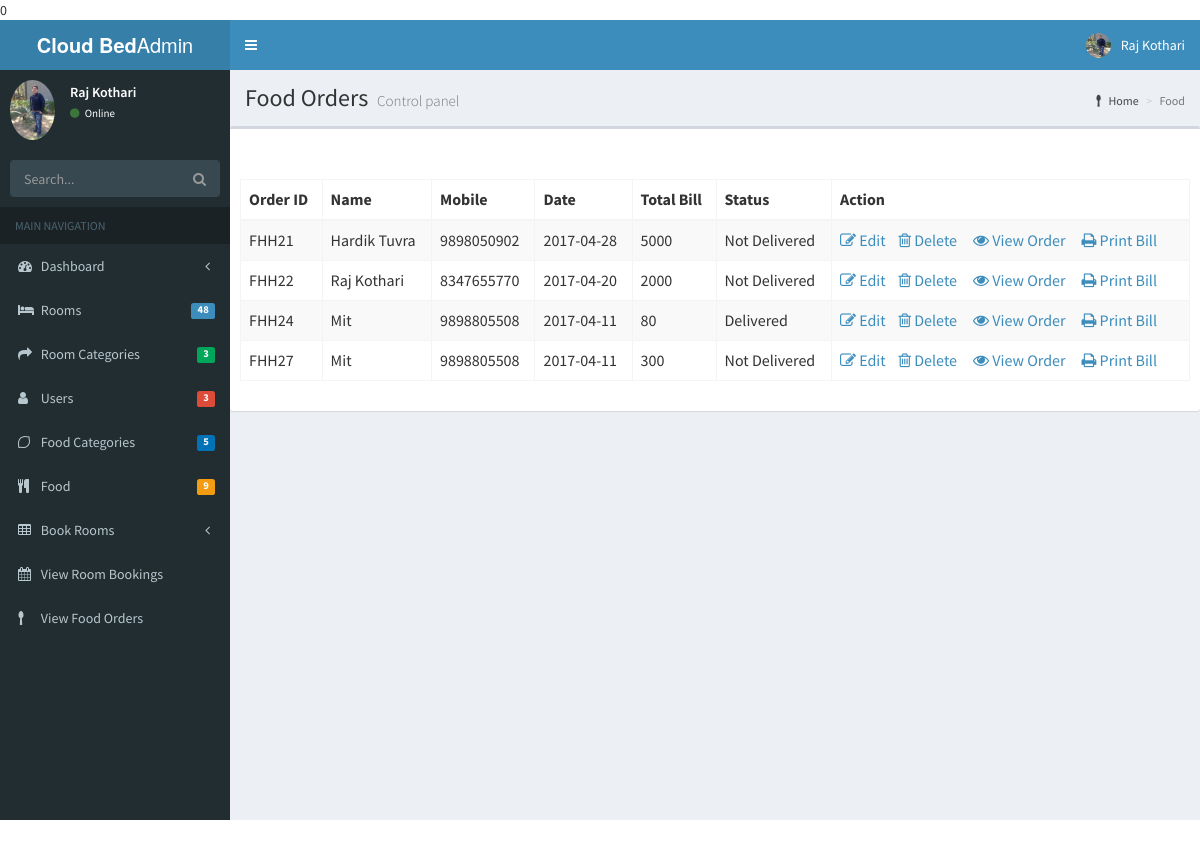
The page /Hotely/admin/admin/vieworders.php on the database its author committed.
### tables this page shows
CREATE TABLE IF NOT EXISTS `ord` (
  `orderid` bigint(10) NOT NULL AUTO_INCREMENT,
  `userid` bigint(10) NOT NULL,
  `date` date NOT NULL,
  `totalbill` bigint(10) NOT NULL,
  `status` int(11) NOT NULL,
  PRIMARY KEY (`orderid`)
);

CREATE TABLE IF NOT EXISTS `user` (
  `uid` int(11) NOT NULL AUTO_INCREMENT,
  `uname` varchar(10) NOT NULL,
  `password` varchar(50) NOT NULL,
  `name` varchar(20) NOT NULL,
  `email` varchar(30) NOT NULL,
  `mobileno` bigint(10) NOT NULL,
  `accstatus` tinyint(1) NOT NULL,
  `city` varchar(100) NOT NULL,
  PRIMARY KEY (`uid`)
);

### Hotely/admin/admin/vieworders.php (the view, shortened to what this page needs)
<?php include('header.php'); ?>
  <div class="content-wrapper">
    <section class="content-header">
      <h1>
        Food Orders
        <small>Control panel</small>
      </h1>
      <ol class="breadcrumb">
        <li><a href="#"><i class="fa fa-spoon"></i> Home</a></li>
        <li class="active">Food</li>
      </ol>
    </section>
    <section class="content">
      <div class="row">
      <div class="box">
            <div class="box-header">
            </div>
            <div class="box-body">
<div id="results"><br>
            <table id="example1" class="table table-bordered table-striped">
                <thead>
                <tr>
                  <th>Order ID</th>
                  <th>Name</th>
                  <th>Mobile</th>
				  <th> Date </th>
				  <th> Total Bill </th>
				  <th> Status </th>
				<th>Action</th>
                </tr>
                </thead>
				<tbody>
                <?php
			$sql="select * from ord";
			$result=mysql_query($sql);
			while($row=mysql_fetch_array($result))
			{
			?>
				<tr>
                  <td><?php echo "FHH".$row['orderid']; ?></td>
                    <?php
					$temp=$row['userid'];
			$sql1="select * from user where `uid`='$temp'";
			$result1=mysql_query($sql1);
			$row1=mysql_fetch_array($result1);
			?>
				  <td><?php echo $row1['name']; ?>
                  </td>
                  <td><?php echo $row1['mobileno']; ?></td>
				  <td><?php echo $row['date']; ?></td>
				  <td><?php echo $row['totalbill']; ?></td>
				  <td><?php if($row['status']){$temp="Delivered";} else {$temp="Not Delivered";}echo $temp; ?></td>
                  <td> <a href="editorder.php?id=<?php echo $row['orderid']; ?>&name=<?php echo $row1['name']; ?>"><i class="fa fa-pencil-square-o"></i> Edit</a>&nbsp;&nbsp;&nbsp;&nbsp;<a href="deleteorder.php?i3=<?php echo $row['orderid']; ?>"><i class="fa fa-trash-o"></i> Delete</a> &nbsp;&nbsp;&nbsp;&nbsp;<a href="vieworderdetail.php?i3=<?php echo $row['orderid']; ?>"><i class="fa fa-eye"></i> View Order</a>
				  &nbsp;&nbsp;&nbsp;&nbsp;<a href="html2pdf1/printbill.php?i3=<?php echo $row['orderid']; ?>"><i class="fa fa-print"></i> Print Bill</a>
			</tr> <?php } ?>
                 </tbody>
              </table>
	</div>
      </div>
    </section>
  </div>
 <?php include('footer.php'); ?>

### rows shown on the page
ord: orderid "21", userid.name "Hardik Tuvra", userid.mobileno "9898050902", date "2017-04-28", totalbill "5000", status "Not Delivered"
ord: orderid "22", userid.name "Raj Kothari", userid.mobileno "8347655770", date "2017-04-20", totalbill "2000", status "Not Delivered"
ord: orderid "24", userid.name "Mit", userid.mobileno "9898805508", date "2017-04-11", totalbill "80", status "Delivered"
ord: orderid "27", userid.name "Mit", userid.mobileno "9898805508", date "2017-04-11", totalbill "300", status "Not Delivered"

### other values the page prints
$no "48"
$no "3"
$no "5"
$no "9"
